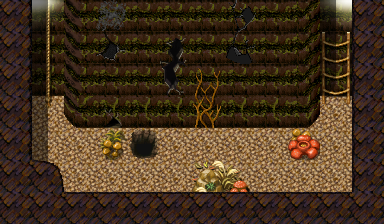

A level layout from a 2D game, rendered from its tile map. Below: a short description, then the map file with tile-grid data replaced by summaries:
An orthogonal 12x7 tile map with 32x32 px tiles, 4 tile layers (Ground, Objects, Above, Top), 1 hidden layer not drawn, 61 tilesets and 5 objects (2x mapchange, 2x spawn, key).

<map version="1.4" tiledversion="1.4.3" orientation="orthogonal" renderorder="right-down" width="12" height="7" tilewidth="32" tileheight="32" infinite="0" nextlayerid="10" nextobjectid="6">
 <properties>
  <property name="colorfilter" value="black40" />
 </properties>
 <tileset firstgid="1" name="map_bed_1" tilewidth="32" tileheight="32" tilecount="128" columns="16">
  <image source="../drawable/map_bed_1.png" width="512" height="256" />
 </tileset>
 <tileset firstgid="129" name="map_border_1" tilewidth="32" tileheight="32" tilecount="128" columns="16">
  <image source="../drawable/map_border_1.png" width="512" height="256" />
 </tileset>
 <tileset firstgid="257" name="map_bridge_1" tilewidth="32" tileheight="32" tilecount="128" columns="16">
  <image source="../drawable/map_bridge_1.png" width="512" height="256" />
 </tileset>
 <tileset firstgid="385" name="map_bridge_2" tilewidth="32" tileheight="32" tilecount="128" columns="16">
  <image source="../drawable/map_bridge_2.png" width="512" height="256" />
 </tileset>
 <tileset firstgid="513" name="map_broken_1" tilewidth="32" tileheight="32" tilecount="128" columns="16">
  <image source="../drawable/map_broken_1.png" width="512" height="256" />
 </tileset>
 <tileset firstgid="641" name="map_cavewall_1" tilewidth="32" tileheight="32" tilecount="108" columns="18">
  <image source="../drawable/map_cavewall_1.png" width="576" height="192" />
 </tileset>
 <tileset firstgid="749" name="map_cavewall_2" tilewidth="32" tileheight="32" tilecount="108" columns="18">
  <image source="../drawable/map_cavewall_2.png" width="576" height="192" />
 </tileset>
 <tileset firstgid="857" name="map_cavewall_3" tilewidth="32" tileheight="32" tilecount="108" columns="18">
  <image source="../drawable/map_cavewall_3.png" width="576" height="192" />
 </tileset>
 <tileset firstgid="965" name="map_cavewall_4" tilewidth="32" tileheight="32" tilecount="108" columns="18">
  <image source="../drawable/map_cavewall_4.png" width="576" height="192" />
 </tileset>
 <tileset firstgid="1073" name="map_chair_table_1" tilewidth="32" tileheight="32" tilecount="128" columns="16">
  <image source="../drawable/map_chair_table_1.png" width="512" height="256" />
 </tileset>
 <tileset firstgid="1201" name="map_chair_table_2" tilewidth="32" tileheight="32" tilecount="128" columns="16">
  <image source="../drawable/map_chair_table_2.png" width="512" height="256" />
 </tileset>
 <tileset firstgid="1329" name="map_crate_1" tilewidth="32" tileheight="32" tilecount="128" columns="16">
  <image source="../drawable/map_crate_1.png" width="512" height="256" />
 </tileset>
 <tileset firstgid="1457" name="map_cupboard_1" tilewidth="32" tileheight="32" tilecount="128" columns="16">
  <image source="../drawable/map_cupboard_1.png" width="512" height="256" />
 </tileset>
 <tileset firstgid="1585" name="map_curtain_1" tilewidth="32" tileheight="32" tilecount="128" columns="16">
  <image source="../drawable/map_curtain_1.png" width="512" height="256" />
 </tileset>
 <tileset firstgid="1713" name="map_entrance_1" tilewidth="32" tileheight="32" tilecount="128" columns="16">
  <image source="../drawable/map_entrance_1.png" width="512" height="256" />
 </tileset>
 <tileset firstgid="1841" name="map_entrance_2" tilewidth="32" tileheight="32" tilecount="128" columns="16">
  <image source="../drawable/map_entrance_2.png" width="512" height="256" />
 </tileset>
 <tileset firstgid="1969" name="map_fence_1" tilewidth="32" tileheight="32" tilecount="128" columns="16">
  <image source="../drawable/map_fence_1.png" width="512" height="256" />
 </tileset>
 <tileset firstgid="2097" name="map_fence_2" tilewidth="32" tileheight="32" tilecount="128" columns="16">
  <image source="../drawable/map_fence_2.png" width="512" height="256" />
 </tileset>
 <tileset firstgid="2225" name="map_fence_3" tilewidth="32" tileheight="32" tilecount="128" columns="16">
  <image source="../drawable/map_fence_3.png" width="512" height="256" />
 </tileset>
 <tileset firstgid="2353" name="map_fence_4" tilewidth="32" tileheight="32" tilecount="128" columns="16">
  <image source="../drawable/map_fence_4.png" width="512" height="256" />
 </tileset>
 <tileset firstgid="2481" name="map_ground_1" tilewidth="32" tileheight="32" tilecount="128" columns="16">
  <image source="../drawable/map_ground_1.png" width="512" height="256" />
 </tileset>
 <tileset firstgid="2609" name="map_ground_2" tilewidth="32" tileheight="32" tilecount="128" columns="16">
  <image source="../drawable/map_ground_2.png" width="512" height="256" />
 </tileset>
 <tileset firstgid="2737" name="map_ground_3" tilewidth="32" tileheight="32" tilecount="128" columns="16">
  <image source="../drawable/map_ground_3.png" width="512" height="256" />
 </tileset>
 <tileset firstgid="2865" name="map_ground_4" tilewidth="32" tileheight="32" tilecount="128" columns="16">
  <image source="../drawable/map_ground_4.png" width="512" height="256" />
 </tileset>
 <tileset firstgid="2993" name="map_ground_5" tilewidth="32" tileheight="32" tilecount="128" columns="16">
  <image source="../drawable/map_ground_5.png" width="512" height="256" />
 </tileset>
 <tileset firstgid="3121" name="map_ground_6" tilewidth="32" tileheight="32" tilecount="128" columns="16">
  <image source="../drawable/map_ground_6.png" width="512" height="256" />
 </tileset>
 <tileset firstgid="3249" name="map_ground_7" tilewidth="32" tileheight="32" tilecount="128" columns="16">
  <image source="../drawable/map_ground_7.png" width="512" height="256" />
 </tileset>
 <tileset firstgid="3377" name="map_ground_8" tilewidth="32" tileheight="32" tilecount="128" columns="16">
  <image source="../drawable/map_ground_8.png" width="512" height="256" />
 </tileset>
 <tileset firstgid="3505" name="map_house_1" tilewidth="32" tileheight="32" tilecount="128" columns="16">
  <image source="../drawable/map_house_1.png" width="512" height="256" />
 </tileset>
 <tileset firstgid="3633" name="map_house_2" tilewidth="32" tileheight="32" tilecount="128" columns="16">
  <image source="../drawable/map_house_2.png" width="512" height="256" />
 </tileset>
 <tileset firstgid="3761" name="map_indoor_1" tilewidth="32" tileheight="32" tilecount="128" columns="16">
  <image source="../drawable/map_indoor_1.png" width="512" height="256" />
 </tileset>
 <tileset firstgid="3889" name="map_indoor_2" tilewidth="32" tileheight="32" tilecount="128" columns="16">
  <image source="../drawable/map_indoor_2.png" width="512" height="256" />
 </tileset>
 <tileset firstgid="4017" name="map_kitchen_1" tilewidth="32" tileheight="32" tilecount="128" columns="16">
  <image source="../drawable/map_kitchen_1.png" width="512" height="256" />
 </tileset>
 <tileset firstgid="4145" name="map_outdoor_1" tilewidth="32" tileheight="32" tilecount="128" columns="16">
  <image source="../drawable/map_outdoor_1.png" width="512" height="256" />
 </tileset>
 <tileset firstgid="4273" name="map_pillar_1" tilewidth="32" tileheight="32" tilecount="128" columns="16">
  <image source="../drawable/map_pillar_1.png" width="512" height="256" />
 </tileset>
 <tileset firstgid="4401" name="map_pillar_2" tilewidth="32" tileheight="32" tilecount="128" columns="16">
  <image source="../drawable/map_pillar_2.png" width="512" height="256" />
 </tileset>
 <tileset firstgid="4529" name="map_plant_1" tilewidth="32" tileheight="32" tilecount="128" columns="16">
  <image source="../drawable/map_plant_1.png" width="512" height="256" />
 </tileset>
 <tileset firstgid="4657" name="map_plant_2" tilewidth="32" tileheight="32" tilecount="128" columns="16">
  <image source="../drawable/map_plant_2.png" width="512" height="256" />
 </tileset>
 <tileset firstgid="4785" name="map_rock_1" tilewidth="32" tileheight="32" tilecount="128" columns="16">
  <image source="../drawable/map_rock_1.png" width="512" height="256" />
 </tileset>
 <tileset firstgid="4913" name="map_rock_2" tilewidth="32" tileheight="32" tilecount="128" columns="16">
  <image source="../drawable/map_rock_2.png" width="512" height="256" />
 </tileset>
 <tileset firstgid="5041" name="map_roof_1" tilewidth="32" tileheight="32" tilecount="128" columns="16">
  <image source="../drawable/map_roof_1.png" width="512" height="256" />
 </tileset>
 <tileset firstgid="5169" name="map_roof_2" tilewidth="32" tileheight="32" tilecount="128" columns="16">
  <image source="../drawable/map_roof_2.png" width="512" height="256" />
 </tileset>
 <tileset firstgid="5297" name="map_roof_3" tilewidth="32" tileheight="32" tilecount="128" columns="16">
  <image source="../drawable/map_roof_3.png" width="512" height="256" />
 </tileset>
 <tileset firstgid="5425" name="map_shop_1" tilewidth="32" tileheight="32" tilecount="128" columns="16">
  <image source="../drawable/map_shop_1.png" width="512" height="256" />
 </tileset>
 <tileset firstgid="5553" name="map_sign_ladder_1" tilewidth="32" tileheight="32" tilecount="128" columns="16">
  <image source="../drawable/map_sign_ladder_1.png" width="512" height="256" />
 </tileset>
 <tileset firstgid="5681" name="map_table_1" tilewidth="32" tileheight="32" tilecount="128" columns="16">
  <image source="../drawable/map_table_1.png" width="512" height="256" />
 </tileset>
 <tileset firstgid="5809" name="map_trail_1" tilewidth="32" tileheight="32" tilecount="128" columns="16">
  <image source="../drawable/map_trail_1.png" width="512" height="256" />
 </tileset>
 <tileset firstgid="5937" name="map_transition_1" tilewidth="32" tileheight="32" tilecount="128" columns="16">
  <image source="../drawable/map_transition_1.png" width="512" height="256" />
 </tileset>
 <tileset firstgid="6065" name="map_transition_2" tilewidth="32" tileheight="32" tilecount="128" columns="16">
  <image source="../drawable/map_transition_2.png" width="512" height="256" />
 </tileset>
 <tileset firstgid="6193" name="map_transition_3" tilewidth="32" tileheight="32" tilecount="128" columns="16">
  <image source="../drawable/map_transition_3.png" width="512" height="256" />
 </tileset>
 <tileset firstgid="6321" name="map_transition_4" tilewidth="32" tileheight="32" tilecount="128" columns="16">
  <image source="../drawable/map_transition_4.png" width="512" height="256" />
 </tileset>
 <tileset firstgid="6449" name="map_transition_6" tilewidth="32" tileheight="32" tilecount="144" columns="18">
  <image source="../drawable/map_transition_6.png" width="576" height="256" />
 </tileset>
 <tileset firstgid="6593" name="map_tree_1" tilewidth="32" tileheight="32" tilecount="128" columns="16">
  <image source="../drawable/map_tree_1.png" width="512" height="256" />
 </tileset>
 <tileset firstgid="6721" name="map_tree_2" tilewidth="32" tileheight="32" tilecount="128" columns="16">
  <image source="../drawable/map_tree_2.png" width="512" height="256" />
 </tileset>
 <tileset firstgid="6849" name="map_wall_1" tilewidth="32" tileheight="32" tilecount="128" columns="16">
  <image source="../drawable/map_wall_1.png" width="512" height="256" />
 </tileset>
 <tileset firstgid="6977" name="map_wall_2" tilewidth="32" tileheight="32" tilecount="120" columns="15">
  <image source="../drawable/map_wall_2.png" width="480" height="256" />
 </tileset>
 <tileset firstgid="7097" name="map_wall_3" tilewidth="32" tileheight="32" tilecount="120" columns="15">
  <image source="../drawable/map_wall_3.png" width="480" height="256" />
 </tileset>
 <tileset firstgid="7217" name="map_wall_4" tilewidth="32" tileheight="32" tilecount="120" columns="15">
  <image source="../drawable/map_wall_4.png" width="480" height="256" />
 </tileset>
 <tileset firstgid="7337" name="map_window_1" tilewidth="32" tileheight="32" tilecount="128" columns="16">
  <image source="../drawable/map_window_1.png" width="512" height="256" />
 </tileset>
 <tileset firstgid="7465" name="map_window_2" tilewidth="32" tileheight="32" tilecount="128" columns="16">
  <image source="../drawable/map_window_2.png" width="512" height="256" />
 </tileset>
 <tileset firstgid="7593" name="map_cavewall_5" tilewidth="32" tileheight="32" tilecount="36" columns="6">
  <image source="../drawable/map_cavewall_5.png" width="192" height="192" />
 </tileset>
 <layer id="1" name="Ground" width="12" height="7">
  <data>[84 cells, 84 non-empty, 9 distinct tile ids]</data>
 </layer>
 <layer id="2" name="Objects" width="12" height="7">
  <data>[84 cells, 27 non-empty, 26 distinct tile ids]</data>
 </layer>
 <layer id="3" name="Above" width="12" height="7">
  <data>[84 cells, 11 non-empty, 5 distinct tile ids]</data>
 </layer>
 <layer id="4" name="Top" width="12" height="7">
  <data>[84 cells, 1 non-empty, 1 distinct tile ids]</data>
 </layer>
 <layer id="5" name="Walkable" width="12" height="7" visible="0">
  <data>[84 cells, 61 non-empty, 1 distinct tile ids]</data>
 </layer>
 <objectgroup id="6" name="Mapevents">
  <object id="1" name="up1" type="mapchange" x="320" y="0" width="32" height="32">
   <properties>
    <property name="map" value="blackwater_mountain74" />
    <property name="place" value="down1" />
   </properties>
  </object>
  <object id="2" name="up2" type="mapchange" x="32" y="0" width="32" height="32">
   <properties>
    <property name="map" value="blackwater_mountain74" />
    <property name="place" value="down2" />
   </properties>
  </object>
 </objectgroup>
 <objectgroup id="7" name="Spawn" visible="0">
  <object id="3" name="bwm74_h_monster1" type="spawn" x="32" y="128" width="64" height="64">
   <properties>
    <property name="spawngroup" value="bwm_olm" />
   </properties>
  </object>
  <object id="4" name="bwm74_h_monster2" type="spawn" x="224" y="128" width="128" height="64">
   <properties>
    <property name="quantity" value="2" />
    <property name="spawngroup" value="bwm_olm" />
   </properties>
  </object>
 </objectgroup>
 <objectgroup id="8" name="Keys">
  <object id="5" name="bwm74_h_warning" type="key" x="128" y="128" width="32" height="32">
   <properties>
    <property name="phrase" value="bwm74_h_warning" />
    <property name="requireId" value="bwm72_beginning" />
    <property name="requireType" value="questProgress" />
    <property name="requireValue" value="11" />
   </properties>
  </object>
 </objectgroup>
 <objectgroup id="9" name="Replace" />
</map>
